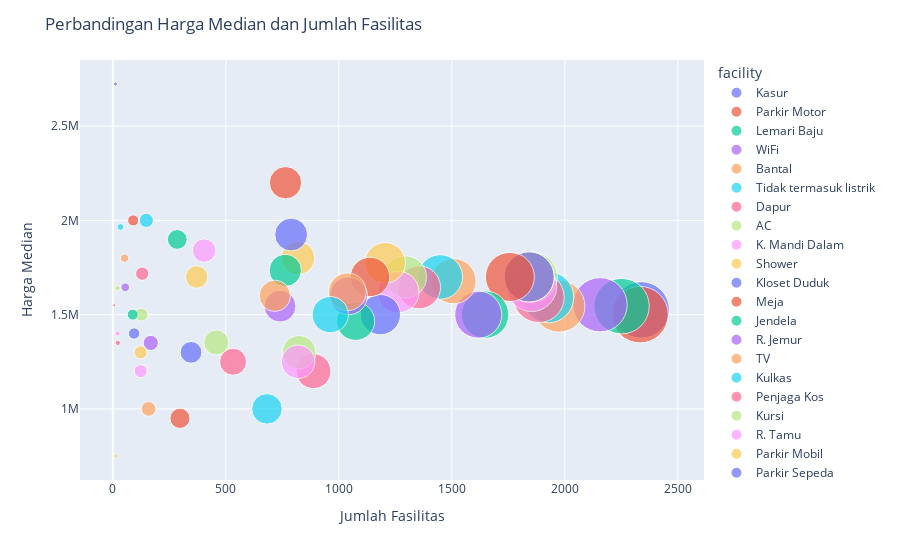

The code cell stored with this chart in its notebook:
### Code cell
import plotly.express as px

fig = px.scatter(
    facilities_df,
    x='count',
    y='median_price',
    size='count',
    color='facility',
    hover_name='facility',
    size_max=40
)

fig.update_layout(
    title_text='Perbandingan Harga Median dan Jumlah Fasilitas',
    xaxis_title='Jumlah Fasilitas',
    yaxis_title='Harga Median'
)

fig.show()

### Figure 1 — Plotly figure (JSON) as saved in the notebook; plotly's stock layout.template omitted (floating-point values rounded to 4 significant figures)
{"data": [{"hovertemplate": "<b>%{hovertext}</b><br><br>facility=Kasur<br>count=%{marker.size}<br>median_price=%{y}<extra></extra>", "hovertext": ["Kasur"], "legendgroup": "Kasur", "marker": {"color": "#636efa", "size": [2338], "sizemode": "area", "sizeref": 1.461, "symbol": "circle"}, "mode": "markers", "name": "Kasur", "orientation": "v", "showlegend": true, "type": "scatter", "x": [2338], "xaxis": "x", "y": [1525000.0], "yaxis": "y"}, {"hovertemplate": "<b>%{hovertext}</b><br><br>facility=Parkir Motor<br>count=%{marker.size}<br>median_price=%{y}<extra></extra>", "hovertext": ["Parkir Motor"], "legendgroup": "Parkir Motor", "marker": {"color": "#EF553B", "size": [2333], "sizemode": "area", "sizeref": 1.461, "symbol": "circle"}, "mode": "markers", "name": "Parkir Motor", "orientation": "v", "showlegend": true, "type": "scatter", "x": [2333], "xaxis": "x", "y": [1500000.0], "yaxis": "y"}, {"hovertemplate": "<b>%{hovertext}</b><br><br>facility=Lemari Baju<br>count=%{marker.size}<br>median_price=%{y}<extra></extra>", "hovertext": ["Lemari Baju"], "legendgroup": "Lemari Baju", "marker": {"color": "#00cc96", "size": [2251], "sizemode": "area", "sizeref": 1.461, "symbol": "circle"}, "mode": "markers", "name": "Lemari Baju", "orientation": "v", "showlegend": true, "type": "scatter", "x": [2251], "xaxis": "x", "y": [1545000.0], "yaxis": "y"}, {"hovertemplate": "<b>%{hovertext}</b><br><br>facility=WiFi<br>count=%{marker.size}<br>median_price=%{y}<extra></extra>", "hovertext": ["WiFi"], "legendgroup": "WiFi", "marker": {"color": "#ab63fa", "size": [2156], "sizemode": "area", "sizeref": 1.461, "symbol": "circle"}, "mode": "markers", "name": "WiFi", "orientation": "v", "showlegend": true, "type": "scatter", "x": [2156], "xaxis": "x", "y": [1552000.0], "yaxis": "y"}, {"hovertemplate": "<b>%{hovertext}</b><br><br>facility=Bantal<br>count=%{marker.size}<br>median_price=%{y}<extra></extra>", "hovertext": ["Bantal"], "legendgroup": "Bantal", "marker": {"color": "#FFA15A", "size": [1974], "sizemode": "area", "sizeref": 1.461, "symbol": "circle"}, "mode": "markers", "name": "Bantal", "orientation": "v", "showlegend": true, "type": "scatter", "x": [1974], "xaxis": "x", "y": [1545000.0], "yaxis": "y"}, {"hovertemplate": "<b>%{hovertext}</b><br><br>facility=Tidak termasuk listrik<br>count=%{marker.size}<br>median_price=%{y}<extra></extra>", "hovertext": ["Tidak termasuk listrik"], "legendgroup": "Tidak termasuk listrik", "marker": {"color": "#19d3f3", "size": [1926], "sizemode": "area", "sizeref": 1.461, "symbol": "circle"}, "mode": "markers", "name": "Tidak termasuk listrik", "orientation": "v", "showlegend": true, "type": "scatter", "x": [1926], "xaxis": "x", "y": [1592000.0], "yaxis": "y"}, {"hovertemplate": "<b>%{hovertext}</b><br><br>facility=Dapur<br>count=%{marker.size}<br>median_price=%{y}<extra></extra>", "hovertext": ["Dapur"], "legendgroup": "Dapur", "marker": {"color": "#FF6692", "size": [1885], "sizemode": "area", "sizeref": 1.461, "symbol": "circle"}, "mode": "markers", "name": "Dapur", "orientation": "v", "showlegend": true, "type": "scatter", "x": [1885], "xaxis": "x", "y": [1592000.0], "yaxis": "y"}, {"hovertemplate": "<b>%{hovertext}</b><br><br>facility=AC<br>count=%{marker.size}<br>median_price=%{y}<extra></extra>", "hovertext": ["AC"], "legendgroup": "AC", "marker": {"color": "#B6E880", "size": [1856], "sizemode": "area", "sizeref": 1.461, "symbol": "circle"}, "mode": "markers", "name": "AC", "orientation": "v", "showlegend": true, "type": "scatter", "x": [1856], "xaxis": "x", "y": [1700000.0], "yaxis": "y"}, {"hovertemplate": "<b>%{hovertext}</b><br><br>facility=K. Mandi Dalam<br>count=%{marker.size}<br>median_price=%{y}<extra></extra>", "hovertext": ["K. Mandi Dalam"], "legendgroup": "K. Mandi Dalam", "marker": {"color": "#FF97FF", "size": [1853], "sizemode": "area", "sizeref": 1.461, "symbol": "circle"}, "mode": "markers", "name": "K. Mandi Dalam", "orientation": "v", "showlegend": true, "type": "scatter", "x": [1853], "xaxis": "x", "y": [1650000.0], "yaxis": "y"}, {"hovertemplate": "<b>%{hovertext}</b><br><br>facility=Shower<br>count=%{marker.size}<br>median_price=%{y}<extra></extra>", "hovertext": ["Shower"], "legendgroup": "Shower", "marker": {"color": "#FECB52", "size": [1843], "sizemode": "area", "sizeref": 1.461, "symbol": "circle"}, "mode": "markers", "name": "Shower", "orientation": "v", "showlegend": true, "type": "scatter", "x": [1843], "xaxis": "x", "y": [1700000.0], "yaxis": "y"}, {"hovertemplate": "<b>%{hovertext}</b><br><br>facility=Kloset Duduk<br>count=%{marker.size}<br>median_price=%{y}<extra></extra>", "hovertext": ["Kloset Duduk"], "legendgroup": "Kloset Duduk", "marker": {"color": "#636efa", "size": [1842], "sizemode": "area", "sizeref": 1.461, "symbol": "circle"}, "mode": "markers", "name": "Kloset Duduk", "orientation": "v", "showlegend": true, "type": "scatter", "x": [1842], "xaxis": "x", "y": [1700000.0], "yaxis": "y"}, {"hovertemplate": "<b>%{hovertext}</b><br><br>facility=Meja<br>count=%{marker.size}<br>median_price=%{y}<extra></extra>", "hovertext": ["Meja"], "legendgroup": "Meja", "marker": {"color": "#EF553B", "size": [1757], "sizemode": "area", "sizeref": 1.461, "symbol": "circle"}, "mode": "markers", "name": "Meja", "orientation": "v", "showlegend": true, "type": "scatter", "x": [1757], "xaxis": "x", "y": [1700000.0], "yaxis": "y"}, {"hovertemplate": "<b>%{hovertext}</b><br><br>facility=Jendela<br>count=%{marker.size}<br>median_price=%{y}<extra></extra>", "hovertext": ["Jendela"], "legendgroup": "Jendela", "marker": {"color": "#00cc96", "size": [1647], "sizemode": "area", "sizeref": 1.461, "symbol": "circle"}, "mode": "markers", "name": "Jendela", "orientation": "v", "showlegend": true, "type": "scatter", "x": [1647], "xaxis": "x", "y": [1500000.0], "yaxis": "y"}, {"hovertemplate": "<b>%{hovertext}</b><br><br>facility=R. Jemur<br>count=%{marker.size}<br>median_price=%{y}<extra></extra>", "hovertext": ["R. Jemur"], "legendgroup": "R. Jemur", "marker": {"color": "#ab63fa", "size": [1617], "sizemode": "area", "sizeref": 1.461, "symbol": "circle"}, "mode": "markers", "name": "R. Jemur", "orientation": "v", "showlegend": true, "type": "scatter", "x": [1617], "xaxis": "x", "y": [1500000.0], "yaxis": "y"}, {"hovertemplate": "<b>%{hovertext}</b><br><br>facility=TV<br>count=%{marker.size}<br>median_price=%{y}<extra></extra>", "hovertext": ["TV"], "legendgroup": "TV", "marker": {"color": "#FFA15A", "size": [1507], "sizemode": "area", "sizeref": 1.461, "symbol": "circle"}, "mode": "markers", "name": "TV", "orientation": "v", "showlegend": true, "type": "scatter", "x": [1507], "xaxis": "x", "y": [1678000.0], "yaxis": "y"}, {"hovertemplate": "<b>%{hovertext}</b><br><br>facility=Kulkas<br>count=%{marker.size}<br>median_price=%{y}<extra></extra>", "hovertext": ["Kulkas"], "legendgroup": "Kulkas", "marker": {"color": "#19d3f3", "size": [1449], "sizemode": "area", "sizeref": 1.461, "symbol": "circle"}, "mode": "markers", "name": "Kulkas", "orientation": "v", "showlegend": true, "type": "scatter", "x": [1449], "xaxis": "x", "y": [1700000.0], "yaxis": "y"}, {"hovertemplate": "<b>%{hovertext}</b><br><br>facility=Penjaga Kos<br>count=%{marker.size}<br>median_price=%{y}<extra></extra>", "hovertext": ["Penjaga Kos"], "legendgroup": "Penjaga Kos", "marker": {"color": "#FF6692", "size": [1355], "sizemode": "area", "sizeref": 1.461, "symbol": "circle"}, "mode": "markers", "name": "Penjaga Kos", "orientation": "v", "showlegend": true, "type": "scatter", "x": [1355], "xaxis": "x", "y": [1645000.0], "yaxis": "y"}, {"hovertemplate": "<b>%{hovertext}</b><br><br>facility=Kursi<br>count=%{marker.size}<br>median_price=%{y}<extra></extra>", "hovertext": ["Kursi"], "legendgroup": "Kursi", "marker": {"color": "#B6E880", "size": [1295], "sizemode": "area", "sizeref": 1.461, "symbol": "circle"}, "mode": "markers", "name": "Kursi", "orientation": "v", "showlegend": true, "type": "scatter", "x": [1295], "xaxis": "x", "y": [1700000.0], "yaxis": "y"}, {"hovertemplate": "<b>%{hovertext}</b><br><br>facility=R. Tamu<br>count=%{marker.size}<br>median_price=%{y}<extra></extra>", "hovertext": ["R. Tamu"], "legendgroup": "R. Tamu", "marker": {"color": "#FF97FF", "size": [1263], "sizemode": "area", "sizeref": 1.461, "symbol": "circle"}, "mode": "markers", "name": "R. Tamu", "orientation": "v", "showlegend": true, "type": "scatter", "x": [1263], "xaxis": "x", "y": [1620000.0], "yaxis": "y"}, {"hovertemplate": "<b>%{hovertext}</b><br><br>facility=Parkir Mobil<br>count=%{marker.size}<br>median_price=%{y}<extra></extra>", "hovertext": ["Parkir Mobil"], "legendgroup": "Parkir Mobil", "marker": {"color": "#FECB52", "size": [1205], "sizemode": "area", "sizeref": 1.461, "symbol": "circle"}, "mode": "markers", "name": "Parkir Mobil", "orientation": "v", "showlegend": true, "type": "scatter", "x": [1205], "xaxis": "x", "y": [1775000.0], "yaxis": "y"}, {"hovertemplate": "<b>%{hovertext}</b><br><br>facility=Parkir Sepeda<br>count=%{marker.size}<br>median_price=%{y}<extra></extra>", "hovertext": ["Parkir Sepeda"], "legendgroup": "Parkir Sepeda", "marker": {"color": "#636efa", "size": [1184], "sizemode": "area", "sizeref": 1.461, "symbol": "circle"}, "mode": "markers", "name": "Parkir Sepeda", "orientation": "v", "showlegend": true, "type": "scatter", "x": [1184], "xaxis": "x", "y": [1500000.0], "yaxis": "y"}, {"hovertemplate": "<b>%{hovertext}</b><br><br>facility=Cermin<br>count=%{marker.size}<br>median_price=%{y}<extra></extra>", "hovertext": ["Cermin"], "legendgroup": "Cermin", "marker": {"color": "#EF553B", "size": [1138], "sizemode": "area", "sizeref": 1.461, "symbol": "circle"}, "mode": "markers", "name": "Cermin", "orientation": "v", "showlegend": true, "type": "scatter", "x": [1138], "xaxis": "x", "y": [1700000.0], "yaxis": "y"}, {"hovertemplate": "<b>%{hovertext}</b><br><br>facility=Ventilasi<br>count=%{marker.size}<br>median_price=%{y}<extra></extra>", "hovertext": ["Ventilasi"], "legendgroup": "Ventilasi", "marker": {"color": "#00cc96", "size": [1074], "sizemode": "area", "sizeref": 1.461, "symbol": "circle"}, "mode": "markers", "name": "Ventilasi", "orientation": "v", "showlegend": true, "type": "scatter", "x": [1074], "xaxis": "x", "y": [1465000.0], "yaxis": "y"}, {"hovertemplate": "<b>%{hovertext}</b><br><br>facility=CCTV<br>count=%{marker.size}<br>median_price=%{y}<extra></extra>", "hovertext": ["CCTV"], "legendgroup": "CCTV", "marker": {"color": "#ab63fa", "size": [1043], "sizemode": "area", "sizeref": 1.461, "symbol": "circle"}, "mode": "markers", "name": "CCTV", "orientation": "v", "showlegend": true, "type": "scatter", "x": [1043], "xaxis": "x", "y": [1600000.0], "yaxis": "y"}, {"hovertemplate": "<b>%{hovertext}</b><br><br>facility=Parkir Motor & Sepeda<br>count=%{marker.size}<br>median_price=%{y}<extra></extra>", "hovertext": ["Parkir Motor & Sepeda"], "legendgroup": "Parkir Motor & Sepeda", "marker": {"color": "#FFA15A", "size": [1038], "sizemode": "area", "sizeref": 1.461, "symbol": "circle"}, "mode": "markers", "name": "Parkir Motor & Sepeda", "orientation": "v", "showlegend": true, "type": "scatter", "x": [1038], "xaxis": "x", "y": [1621000.0], "yaxis": "y"}, {"hovertemplate": "<b>%{hovertext}</b><br><br>facility=Guling<br>count=%{marker.size}<br>median_price=%{y}<extra></extra>", "hovertext": ["Guling"], "legendgroup": "Guling", "marker": {"color": "#19d3f3", "size": [962], "sizemode": "area", "sizeref": 1.461, "symbol": "circle"}, "mode": "markers", "name": "Guling", "orientation": "v", "showlegend": true, "type": "scatter", "x": [962], "xaxis": "x", "y": [1500000.0], "yaxis": "y"}, {"hovertemplate": "<b>%{hovertext}</b><br><br>facility=Ember mandi<br>count=%{marker.size}<br>median_price=%{y}<extra></extra>", "hovertext": ["Ember mandi"], "legendgroup": "Ember mandi", "marker": {"color": "#FF6692", "size": [888], "sizemode": "area", "sizeref": 1.461, "symbol": "circle"}, "mode": "markers", "name": "Ember mandi", "orientation": "v", "showlegend": true, "type": "scatter", "x": [888], "xaxis": "x", "y": [1200000.0], "yaxis": "y"}, {"hovertemplate": "<b>%{hovertext}</b><br><br>facility=K. Mandi Luar<br>count=%{marker.size}<br>median_price=%{y}<extra></extra>", "hovertext": ["K. Mandi Luar"], "legendgroup": "K. Mandi Luar", "marker": {"color": "#B6E880", "size": [824], "sizemode": "area", "sizeref": 1.461, "symbol": "circle"}, "mode": "markers", "name": "K. Mandi Luar", "orientation": "v", "showlegend": true, "type": "scatter", "x": [824], "xaxis": "x", "y": [1300000.0], "yaxis": "y"}, {"hovertemplate": "<b>%{hovertext}</b><br><br>facility=Jemuran<br>count=%{marker.size}<br>median_price=%{y}<extra></extra>", "hovertext": ["Jemuran"], "legendgroup": "Jemuran", "marker": {"color": "#FF97FF", "size": [820], "sizemode": "area", "sizeref": 1.461, "symbol": "circle"}, "mode": "markers", "name": "Jemuran", "orientation": "v", "showlegend": true, "type": "scatter", "x": [820], "xaxis": "x", "y": [1250000.0], "yaxis": "y"}, {"hovertemplate": "<b>%{hovertext}</b><br><br>facility=Dispenser<br>count=%{marker.size}<br>median_price=%{y}<extra></extra>", "hovertext": ["Dispenser"], "legendgroup": "Dispenser", "marker": {"color": "#FECB52", "size": [819], "sizemode": "area", "sizeref": 1.461, "symbol": "circle"}, "mode": "markers", "name": "Dispenser", "orientation": "v", "showlegend": true, "type": "scatter", "x": [819], "xaxis": "x", "y": [1800000.0], "yaxis": "y"}, {"hovertemplate": "<b>%{hovertext}</b><br><br>facility=Wastafel<br>count=%{marker.size}<br>median_price=%{y}<extra></extra>", "hovertext": ["Wastafel"], "legendgroup": "Wastafel", "marker": {"color": "#636efa", "size": [789], "sizemode": "area", "sizeref": 1.461, "symbol": "circle"}, "mode": "markers", "name": "Wastafel", "orientation": "v", "showlegend": true, "type": "scatter", "x": [789], "xaxis": "x", "y": [1925000.0], "yaxis": "y"}, {"hovertemplate": "<b>%{hovertext}</b><br><br>facility=Air panas<br>count=%{marker.size}<br>median_price=%{y}<extra></extra>", "hovertext": ["Air panas"], "legendgroup": "Air panas", "marker": {"color": "#EF553B", "size": [764], "sizemode": "area", "sizeref": 1.461, "symbol": "circle"}, "mode": "markers", "name": "Air panas", "orientation": "v", "showlegend": true, "type": "scatter", "x": [764], "xaxis": "x", "y": [2200000.0], "yaxis": "y"}, {"hovertemplate": "<b>%{hovertext}</b><br><br>facility=R. Makan<br>count=%{marker.size}<br>median_price=%{y}<extra></extra>", "hovertext": ["R. Makan"], "legendgroup": "R. Makan", "marker": {"color": "#00cc96", "size": [763], "sizemode": "area", "sizeref": 1.461, "symbol": "circle"}, "mode": "markers", "name": "R. Makan", "orientation": "v", "showlegend": true, "type": "scatter", "x": [763], "xaxis": "x", "y": [1735000.0], "yaxis": "y"}, {"hovertemplate": "<b>%{hovertext}</b><br><br>facility=R. Cuci<br>count=%{marker.size}<br>median_price=%{y}<extra></extra>", "hovertext": ["R. Cuci"], "legendgroup": "R. Cuci", "marker": {"color": "#ab63fa", "size": [740], "sizemode": "area", "sizeref": 1.461, "symbol": "circle"}, "mode": "markers", "name": "R. Cuci", "orientation": "v", "showlegend": true, "type": "scatter", "x": [740], "xaxis": "x", "y": [1545000.0], "yaxis": "y"}, {"hovertemplate": "<b>%{hovertext}</b><br><br>facility=R. Santai<br>count=%{marker.size}<br>median_price=%{y}<extra></extra>", "hovertext": ["R. Santai"], "legendgroup": "R. Santai", "marker": {"color": "#FFA15A", "size": [717], "sizemode": "area", "sizeref": 1.461, "symbol": "circle"}, "mode": "markers", "name": "R. Santai", "orientation": "v", "showlegend": true, "type": "scatter", "x": [717], "xaxis": "x", "y": [1600000.0], "yaxis": "y"}, {"hovertemplate": "<b>%{hovertext}</b><br><br>facility=Kloset Jongkok<br>count=%{marker.size}<br>median_price=%{y}<extra></extra>", "hovertext": ["Kloset Jongkok"], "legendgroup": "Kloset Jongkok", "marker": {"color": "#19d3f3", "size": [682], "sizemode": "area", "sizeref": 1.461, "symbol": "circle"}, "mode": "markers", "name": "Kloset Jongkok", "orientation": "v", "showlegend": true, "type": "scatter", "x": [682], "xaxis": "x", "y": [1000000.0], "yaxis": "y"}, {"hovertemplate": "<b>%{hovertext}</b><br><br>facility=Termasuk listrik<br>count=%{marker.size}<br>median_price=%{y}<extra></extra>", "hovertext": ["Termasuk listrik"], "legendgroup": "Termasuk listrik", "marker": {"color": "#FF6692", "size": [532], "sizemode": "area", "sizeref": 1.461, "symbol": "circle"}, "mode": "markers", "name": "Termasuk listrik", "orientation": "v", "showlegend": true, "type": "scatter", "x": [532], "xaxis": "x", "y": [1250000.0], "yaxis": "y"}, {"hovertemplate": "<b>%{hovertext}</b><br><br>facility=Balcon<br>count=%{marker.size}<br>median_price=%{y}<extra></extra>", "hovertext": ["Balcon"], "legendgroup": "Balcon", "marker": {"color": "#B6E880", "size": [458], "sizemode": "area", "sizeref": 1.461, "symbol": "circle"}, "mode": "markers", "name": "Balcon", "orientation": "v", "showlegend": true, "type": "scatter", "x": [458], "xaxis": "x", "y": [1352000.0], "yaxis": "y"}, {"hovertemplate": "<b>%{hovertext}</b><br><br>facility=Laundry<br>count=%{marker.size}<br>median_price=%{y}<extra></extra>", "hovertext": ["Laundry"], "legendgroup": "Laundry", "marker": {"color": "#FF97FF", "size": [404], "sizemode": "area", "sizeref": 1.461, "symbol": "circle"}, "mode": "markers", "name": "Laundry", "orientation": "v", "showlegend": true, "type": "scatter", "x": [404], "xaxis": "x", "y": [1840000.0], "yaxis": "y"}, {"hovertemplate": "<b>%{hovertext}</b><br><br>facility=Mesin Cuci<br>count=%{marker.size}<br>median_price=%{y}<extra></extra>", "hovertext": ["Mesin Cuci"], "legendgroup": "Mesin Cuci", "marker": {"color": "#FECB52", "size": [371], "sizemode": "area", "sizeref": 1.461, "symbol": "circle"}, "mode": "markers", "name": "Mesin Cuci", "orientation": "v", "showlegend": true, "type": "scatter", "x": [371], "xaxis": "x", "y": [1700000.0], "yaxis": "y"}, {"hovertemplate": "<b>%{hovertext}</b><br><br>facility=Pengurus Kos<br>count=%{marker.size}<br>median_price=%{y}<extra></extra>", "hovertext": ["Pengurus Kos"], "legendgroup": "Pengurus Kos", "marker": {"color": "#636efa", "size": [346], "sizemode": "area", "sizeref": 1.461, "symbol": "circle"}, "mode": "markers", "name": "Pengurus Kos", "orientation": "v", "showlegend": true, "type": "scatter", "x": [346], "xaxis": "x", "y": [1300000.0], "yaxis": "y"}, {"hovertemplate": "<b>%{hovertext}</b><br><br>facility=Kipas Angin<br>count=%{marker.size}<br>median_price=%{y}<extra></extra>", "hovertext": ["Kipas Angin"], "legendgroup": "Kipas Angin", "marker": {"color": "#EF553B", "size": [297], "sizemode": "area", "sizeref": 1.461, "symbol": "circle"}, "mode": "markers", "name": "Kipas Angin", "orientation": "v", "showlegend": true, "type": "scatter", "x": [297], "xaxis": "x", "y": [950000.0], "yaxis": "y"}, {"hovertemplate": "<b>%{hovertext}</b><br><br>facility=Cleaning service<br>count=%{marker.size}<br>median_price=%{y}<extra></extra>", "hovertext": ["Cleaning service"], "legendgroup": "Cleaning service", "marker": {"color": "#00cc96", "size": [285], "sizemode": "area", "sizeref": 1.461, "symbol": "circle"}, "mode": "markers", "name": "Cleaning service", "orientation": "v", "showlegend": true, "type": "scatter", "x": [285], "xaxis": "x", "y": [1899000.0], "yaxis": "y"}, {"hovertemplate": "<b>%{hovertext}</b><br><br>facility=Taman<br>count=%{marker.size}<br>median_price=%{y}<extra></extra>", "hovertext": ["Taman"], "legendgroup": "Taman", "marker": {"color": "#ab63fa", "size": [168], "sizemode": "area", "sizeref": 1.461, "symbol": "circle"}, "mode": "markers", "name": "Taman", "orientation": "v", "showlegend": true, "type": "scatter", "x": [168], "xaxis": "x", "y": [1350000.0], "yaxis": "y"}, {"hovertemplate": "<b>%{hovertext}</b><br><br>facility=Bak mandi<br>count=%{marker.size}<br>median_price=%{y}<extra></extra>", "hovertext": ["Bak mandi"], "legendgroup": "Bak mandi", "marker": {"color": "#FFA15A", "size": [158], "sizemode": "area", "sizeref": 1.461, "symbol": "circle"}, "mode": "markers", "name": "Bak mandi", "orientation": "v", "showlegend": true, "type": "scatter", "x": [158], "xaxis": "x", "y": [1000000.0], "yaxis": "y"}, {"hovertemplate": "<b>%{hovertext}</b><br><br>facility=Meja Rias<br>count=%{marker.size}<br>median_price=%{y}<extra></extra>", "hovertext": ["Meja Rias"], "legendgroup": "Meja Rias", "marker": {"color": "#19d3f3", "size": [148], "sizemode": "area", "sizeref": 1.461, "symbol": "circle"}, "mode": "markers", "name": "Meja Rias", "orientation": "v", "showlegend": true, "type": "scatter", "x": [148], "xaxis": "x", "y": [2000000.0], "yaxis": "y"}, {"hovertemplate": "<b>%{hovertext}</b><br><br>facility=Rooftop<br>count=%{marker.size}<br>median_price=%{y}<extra></extra>", "hovertext": ["Rooftop"], "legendgroup": "Rooftop", "marker": {"color": "#FF6692", "size": [130], "sizemode": "area", "sizeref": 1.461, "symbol": "circle"}, "mode": "markers", "name": "Rooftop", "orientation": "v", "showlegend": true, "type": "scatter", "x": [130], "xaxis": "x", "y": [1718000.0], "yaxis": "y"}, {"hovertemplate": "<b>%{hovertext}</b><br><br>facility=Mushola<br>count=%{marker.size}<br>median_price=%{y}<extra></extra>", "hovertext": ["Mushola"], "legendgroup": "Mushola", "marker": {"color": "#B6E880", "size": [126], "sizemode": "area", "sizeref": 1.461, "symbol": "circle"}, "mode": "markers", "name": "Mushola", "orientation": "v", "showlegend": true, "type": "scatter", "x": [126], "xaxis": "x", "y": [1500000.0], "yaxis": "y"}, {"hovertemplate": "<b>%{hovertext}</b><br><br>facility=Dapur Pribadi<br>count=%{marker.size}<br>median_price=%{y}<extra></extra>", "hovertext": ["Dapur Pribadi"], "legendgroup": "Dapur Pribadi", "marker": {"color": "#FF97FF", "size": [123], "sizemode": "area", "sizeref": 1.461, "symbol": "circle"}, "mode": "markers", "name": "Dapur Pribadi", "orientation": "v", "showlegend": true, "type": "scatter", "x": [123], "xaxis": "x", "y": [1200000.0], "yaxis": "y"}, {"hovertemplate": "<b>%{hovertext}</b><br><br>facility=Jual Makanan<br>count=%{marker.size}<br>median_price=%{y}<extra></extra>", "hovertext": ["Jual Makanan"], "legendgroup": "Jual Makanan", "marker": {"color": "#FECB52", "size": [123], "sizemode": "area", "sizeref": 1.461, "symbol": "circle"}, "mode": "markers", "name": "Jual Makanan", "orientation": "v", "showlegend": true, "type": "scatter", "x": [123], "xaxis": "x", "y": [1300000.0], "yaxis": "y"}, {"hovertemplate": "<b>%{hovertext}</b><br><br>facility=R. Keluarga<br>count=%{marker.size}<br>median_price=%{y}<extra></extra>", "hovertext": ["R. Keluarga"], "legendgroup": "R. Keluarga", "marker": {"color": "#636efa", "size": [94], "sizemode": "area", "sizeref": 1.461, "symbol": "circle"}, "mode": "markers", "name": "R. Keluarga", "orientation": "v", "showlegend": true, "type": "scatter", "x": [94], "xaxis": "x", "y": [1400000.0], "yaxis": "y"}, {"hovertemplate": "<b>%{hovertext}</b><br><br>facility=Kartu Akses<br>count=%{marker.size}<br>median_price=%{y}<extra></extra>", "hovertext": ["Kartu Akses"], "legendgroup": "Kartu Akses", "marker": {"color": "#EF553B", "size": [90], "sizemode": "area", "sizeref": 1.461, "symbol": "circle"}, "mode": "markers", "name": "Kartu Akses", "orientation": "v", "showlegend": true, "type": "scatter", "x": [90], "xaxis": "x", "y": [2000000.0], "yaxis": "y"}, {"hovertemplate": "<b>%{hovertext}</b><br><br>facility=Gazebo<br>count=%{marker.size}<br>median_price=%{y}<extra></extra>", "hovertext": ["Gazebo"], "legendgroup": "Gazebo", "marker": {"color": "#00cc96", "size": [88], "sizemode": "area", "sizeref": 1.461, "symbol": "circle"}, "mode": "markers", "name": "Gazebo", "orientation": "v", "showlegend": true, "type": "scatter", "x": [88], "xaxis": "x", "y": [1500000.0], "yaxis": "y"}, {"hovertemplate": "<b>%{hovertext}</b><br><br>facility=Rice Cooker<br>count=%{marker.size}<br>median_price=%{y}<extra></extra>", "hovertext": ["Rice Cooker"], "legendgroup": "Rice Cooker", "marker": {"color": "#ab63fa", "size": [55], "sizemode": "area", "sizeref": 1.461, "symbol": "circle"}, "mode": "markers", "name": "Rice Cooker", "orientation": "v", "showlegend": true, "type": "scatter", "x": [55], "xaxis": "x", "y": [1645000.0], "yaxis": "y"}, {"hovertemplate": "<b>%{hovertext}</b><br><br>facility=TV Kabel<br>count=%{marker.size}<br>median_price=%{y}<extra></extra>", "hovertext": ["TV Kabel"], "legendgroup": "TV Kabel", "marker": {"color": "#FFA15A", "size": [52], "sizemode": "area", "sizeref": 1.461, "symbol": "circle"}, "mode": "markers", "name": "TV Kabel", "orientation": "v", "showlegend": true, "type": "scatter", "x": [52], "xaxis": "x", "y": [1800000.0], "yaxis": "y"}, {"hovertemplate": "<b>%{hovertext}</b><br><br>facility=Locker<br>count=%{marker.size}<br>median_price=%{y}<extra></extra>", "hovertext": ["Locker"], "legendgroup": "Locker", "marker": {"color": "#19d3f3", "size": [34], "sizemode": "area", "sizeref": 1.461, "symbol": "circle"}, "mode": "markers", "name": "Locker", "orientation": "v", "showlegend": true, "type": "scatter", "x": [34], "xaxis": "x", "y": [1965000.0], "yaxis": "y"}, {"hovertemplate": "<b>%{hovertext}</b><br><br>facility=Meja makan<br>count=%{marker.size}<br>median_price=%{y}<extra></extra>", "hovertext": ["Meja makan"], "legendgroup": "Meja makan", "marker": {"color": "#FF6692", "size": [22], "sizemode": "area", "sizeref": 1.461, "symbol": "circle"}, "mode": "markers", "name": "Meja makan", "orientation": "v", "showlegend": true, "type": "scatter", "x": [22], "xaxis": "x", "y": [1350000.0], "yaxis": "y"}, {"hovertemplate": "<b>%{hovertext}</b><br><br>facility=unknown<br>count=%{marker.size}<br>median_price=%{y}<extra></extra>", "hovertext": ["unknown"], "legendgroup": "unknown", "marker": {"color": "#B6E880", "size": [21], "sizemode": "area", "sizeref": 1.461, "symbol": "circle"}, "mode": "markers", "name": "unknown", "orientation": "v", "showlegend": true, "type": "scatter", "x": [21], "xaxis": "x", "y": [1640000.0], "yaxis": "y"}, {"hovertemplate": "<b>%{hovertext}</b><br><br>facility=Sofa<br>count=%{marker.size}<br>median_price=%{y}<extra></extra>", "hovertext": ["Sofa"], "legendgroup": "Sofa", "marker": {"color": "#FF97FF", "size": [21], "sizemode": "area", "sizeref": 1.461, "symbol": "circle"}, "mode": "markers", "name": "Sofa", "orientation": "v", "showlegend": true, "type": "scatter", "x": [21], "xaxis": "x", "y": [1400000.0], "yaxis": "y"}, {"hovertemplate": "<b>%{hovertext}</b><br><br>facility=Joglo<br>count=%{marker.size}<br>median_price=%{y}<extra></extra>", "hovertext": ["Joglo"], "legendgroup": "Joglo", "marker": {"color": "#FECB52", "size": [14], "sizemode": "area", "sizeref": 1.461, "symbol": "circle"}, "mode": "markers", "name": "Joglo", "orientation": "v", "showlegend": true, "type": "scatter", "x": [14], "xaxis": "x", "y": [750000.0], "yaxis": "y"}, {"hovertemplate": "<b>%{hovertext}</b><br><br>facility=Bathtub<br>count=%{marker.size}<br>median_price=%{y}<extra></extra>", "hovertext": ["Bathtub"], "legendgroup": "Bathtub", "marker": {"color": "#636efa", "size": [12], "sizemode": "area", "sizeref": 1.461, "symbol": "circle"}, "mode": "markers", "name": "Bathtub", "orientation": "v", "showlegend": true, "type": "scatter", "x": [12], "xaxis": "x", "y": [2724000.0], "yaxis": "y"}, {"hovertemplate": "<b>%{hovertext}</b><br><br>facility=microwave<br>count=%{marker.size}<br>median_price=%{y}<extra></extra>", "hovertext": ["microwave"], "legendgroup": "microwave", "marker": {"color": "#EF553B", "size": [6], "sizemode": "area", "sizeref": 1.461, "symbol": "circle"}, "mode": "markers", "name": "microwave", "orientation": "v", "showlegend": true, "type": "scatter", "x": [6], "xaxis": "x", "y": [1550000.0], "yaxis": "y"}], "layout": {"legend": {"itemsizing": "constant", "title": {"text": "facility"}, "tracegroupgap": 0}, "margin": {"t": 60}, "title": {"text": "Perbandingan Harga Median dan Jumlah Fasilitas"}, "xaxis": {"anchor": "y", "domain": [0, 1], "title": {"text": "Jumlah Fasilitas"}}, "yaxis": {"anchor": "x", "domain": [0, 1], "title": {"text": "Harga Median"}}}}
